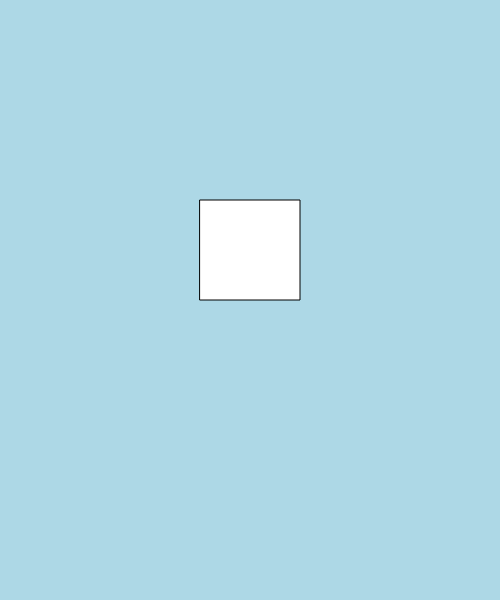
Frame 1 (no input)
Frame 60 (no input): identical to frame 1, image omitted
Frame 120 (the mouse pressed at the canvas centre since frame 60): identical to frame 1, image omitted

The p5.js sketch that drew this single still picture (run headless with seeded random() and noise() and a simulated clock; from frame 60 on, the mouse is pressed at the canvas centre):

// p5.js sketch
// ── sketch.js
function setup() {
  createCanvas(500, 600);
}

function draw() {
  background("lightblue");
  rect(200,200,100,100);
  
}
